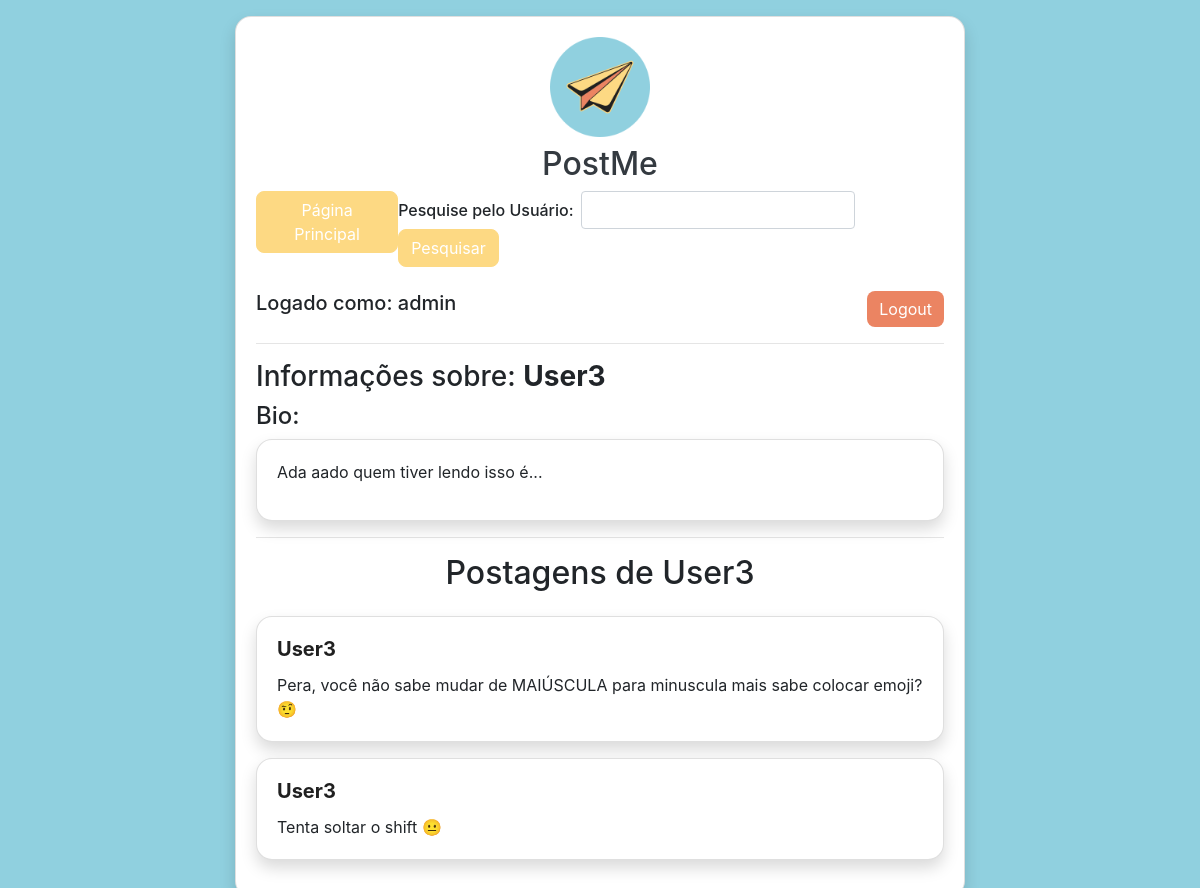
Screenshot of /public/search?username=User3 (signed in) with the database file from the repository.
### tables this page shows
CREATE TABLE `posts` (
  `id` int NOT NULL,
  `username` varchar(60) NOT NULL,
  `texto` varchar(280) NOT NULL
);

### config/Database.php (called while the page is built, shortened)
<?php
class Database {
  private $servername = "localhost";
  private $username = "root";
  private $password = "481516";
  private $dbname = "postme";
  public function getConnection() {
    $conn = new mysqli($this->servername, $this->username, $this->password, $this->dbname);
    return $conn;
  }
}

### app/model/PostModel.php (called while the page is built, shortened)
<?php
require_once(__DIR__ . '/../../config/Database.php');
class PostModel {
  private $conn;
  public function __construct() {
    $this->conn = (new Database())->getConnection();
  }
  public function getPosts() {
    $query = "SELECT id, username, texto FROM posts ORDER BY id DESC";
    $result = $this->conn->query($query);
    return $result;
  }
}

### app/view/profile.php (the view, shortened to what this page needs)
<!DOCTYPE html>
<html lang="pt-BR">
<head>
    <link rel="stylesheet" href="https://stackpath.bootstrapcdn.com/bootstrap/4.5.2/css/bootstrap.min.css">
</head>
<body>
<div class="container mt-3">
    <div class="row justify-content-center">
        <div class="col-md-8">
            <div class="card shadow">
                <div class="card-body">
                    <h2 class="text-center">
                        <a href="/app/view/home.php" class="text-decoration-none text-dark">
                            <img src="/logo.png" alt="Logo do PostMe" style="height: 100px;">
                        </a>
                    </h2>
                    <h2 class="text-center"><a href="/app/view/home.php" class="text-decoration-none text-dark">PostMe</a></h2>
                    <div class="d-flex justify-content-between mb-4">
                        <form action="/post-me/public/home" method="get">
                            <button type="submit" class="btn btn-primary">Página Principal</button>
                        </form>
                        <form action="/post-me/public/search" method="get" class="form-inline">
                            <label for="username" class="h6 mr-2">Pesquise pelo Usuário:</label>
                            <input type="text" id="username" name="username" class="form-control mr-2" required>
                            <button type="submit" class="btn btn-primary">Pesquisar</button>
                        </form>
                    </div>
                    <div class="d-flex justify-content-between mb-3">
                        <span class="h5">Logado como: <?= isset($_SESSION['username']) ? htmlspecialchars($_SESSION['username']) : 'Guest'; ?></span>
                        <form action="/post-me/public/logout" method="post">
                            <button type="submit" class="btn btn-danger">Logout</button>
                        </form>
                    </div>
                    <hr>
                    <h3>Informações sobre: <span class="font-weight-bold"><?= isset($_SESSION['usernamesearch']) ? htmlspecialchars($_SESSION['usernamesearch']) : 'Guest'; ?></span></h3>
                    <div class="mb-3">
                        <h4>Bio:</h4>
                        <div class='card mb-3'>
                        <div class='card-body'>
                        <p><?= isset($_SESSION['searchbio']) && trim($_SESSION['searchbio']) !== '' ? htmlspecialchars($_SESSION['searchbio']) : 'Nenhuma biografia disponível'; ?></p>
                        </div>
                    </div>
                    <hr>
                    <h2 class="text-center mb-4">Postagens de <?= isset($_SESSION['usernamesearch']) ? htmlspecialchars($_SESSION['usernamesearch']) : 'Guest'; ?></h2>
                    <?php
                    foreach ($posts as $post) {
                        if ($_SESSION['usernamesearch'] === $post["username"]) {
                            echo "<div class='card mb-3'>
                            <div class='card-body'>
                                <h5 class='card-title'>" . htmlspecialchars($post["username"]) . "</h5>
                                <p class='card-text'>" . htmlspecialchars($post["texto"]) . "</p>
                            </div>
                            </div>";
                        }
                    }
                    ?>
                </div>
            </div>
        </div>
    </div>
</div>
</body>
</html>

### app/view/profile.php (style rules this page uses)
body { background-color: #90D0DF; }
.card { border-radius: 1rem; background-color: #FFFFFF; box-shadow: 0 0.5rem 1rem rgba(0, 0, 0, 0.15); }
.card-title { font-weight: 700; color: #202020; }
.btn-primary, .btn-danger { border-radius: 0.5rem; }
.btn-primary { background-color: #FDD983; border-color: #FDD983; }
.btn-danger { background-color: #EB8462; border: none; }

### rows the page displays
posts: username "User3", texto "Pera, você não sabe mudar de MAIÚSCULA para minuscula mais sabe colocar emoji? 🤨"
posts: username "User3", texto "Tenta soltar o shift 😐"

### other values shown
$_SESSION['username'] "admin"
$_SESSION['usernamesearch'] "User3"
$_SESSION['searchbio'] "Ada aado quem tiver lendo isso é..."
